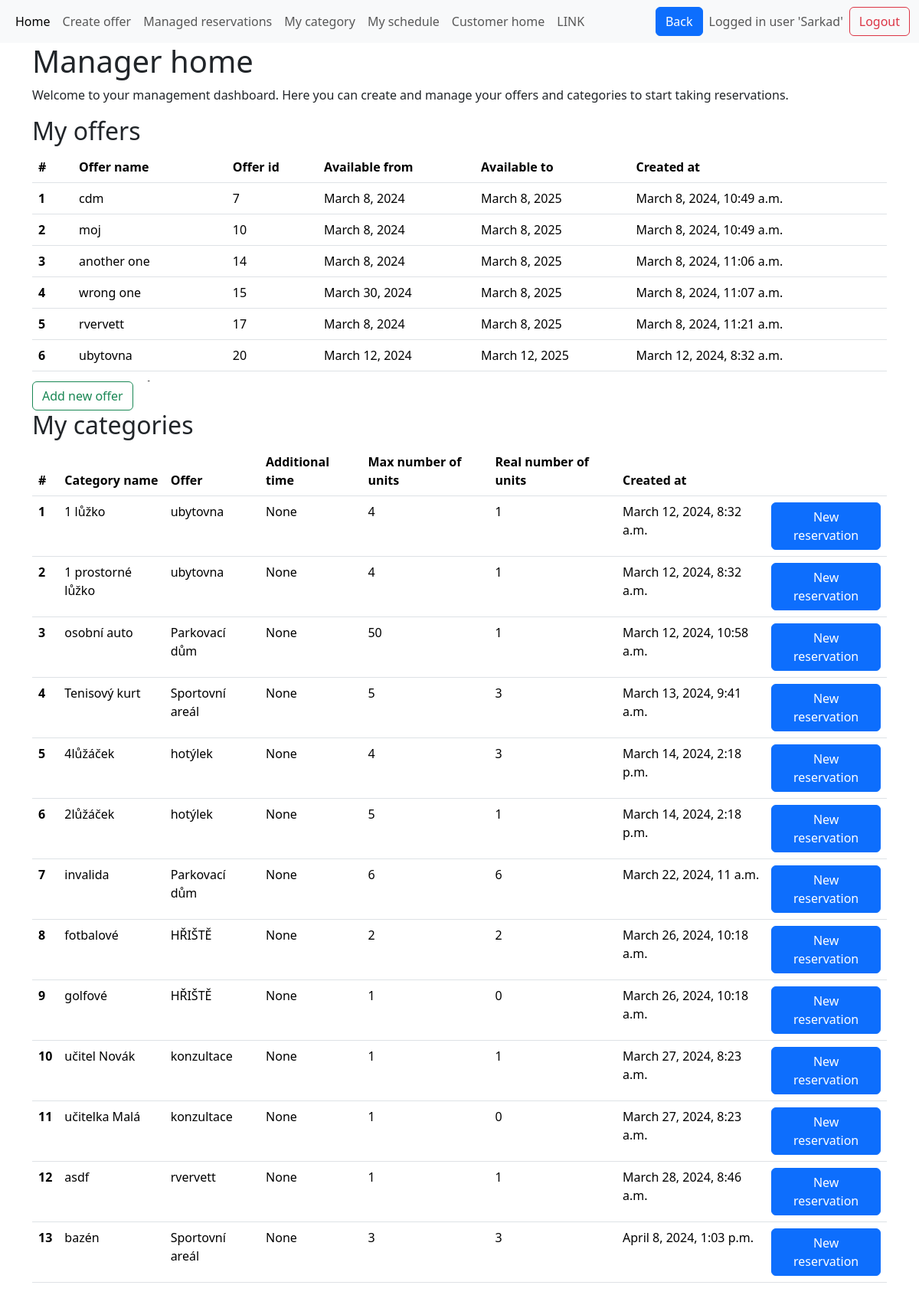
Before: / (signed in) with the older database file.
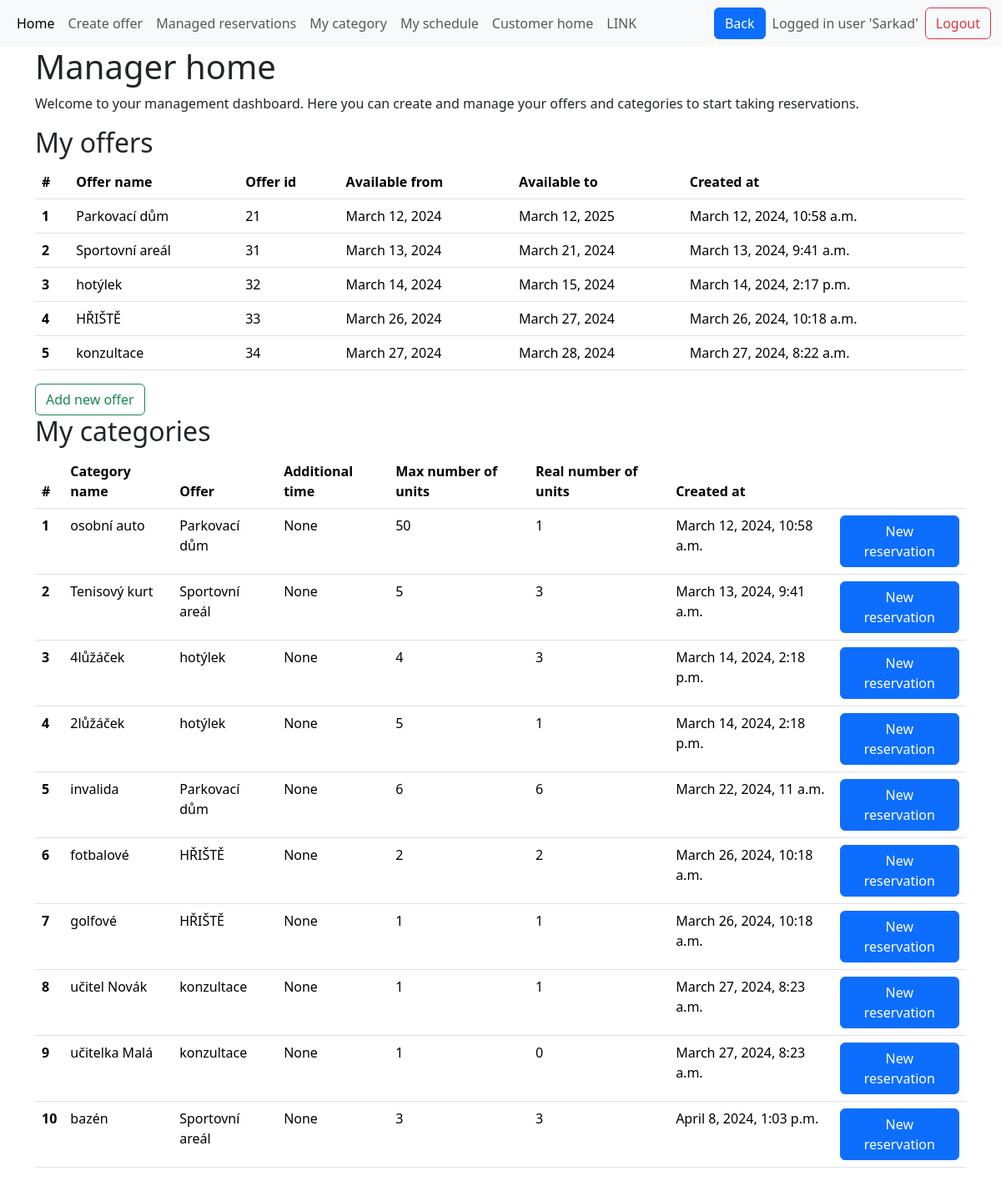
After: the same page with the newer database file.
### base/models.py (models this page shows, shortened)
class Offer(models.Model):
    offer_name = models.CharField(max_length=50)
    available_from = models.DateField(null=True, blank=True)
    available_to = models.DateField(null=True, blank=True)
    created_at = models.DateTimeField(default=timezone.now)
    manager_of_this_offer = models.ForeignKey(
        User, on_delete=models.CASCADE, null=True, blank=True
    )
    def __str__(self):
        return self.offer_name  # rewrites Offer object (x) to its name in admi panel
    class Meta:
        unique_together = (
            "offer_name",
            "manager_of_this_offer",
        )  # there cannot be two same named offers managed by the same user

class Category(models.Model):
    category_name = models.CharField(max_length=50)
    category_description = models.CharField(max_length=1000, null=True, blank=True)
    category_capacity = models.IntegerField(default=1,help_text="How many reservations at one time are possible? e.g.seminar = 20 or parkplace = 1")
    max_simultneous_reservations = models.IntegerField(default=1)
    additional_time = models.DurationField(null=True, blank=True,default=0)
    count_of_units = models.IntegerField(default=1,help_text="How many units are there in this category? e.g. 5 parkplaces for disabled people")
    created_at = models.DateTimeField(default=timezone.now)
    unit_names = models.JSONField(default=list) # list of unit names
    opening_time = models.TimeField(default=datetime.time(0, 0))
    closing_time = models.TimeField(default=datetime.time(23, 59,59)) #TODO 24:00 and default values 9:23-9:23
    belongs_to_offer = models.ForeignKey(Offer, on_delete=models.CASCADE)
    category_pricing = models.ForeignKey(Pricing, on_delete=models.CASCADE, null=True)
    def get_unit_count(self):
        return self.unit_set.count()

### base/views.py (the view)
# urls.py: path('',views.manager_home, name='manager_home' ),
@login_required  # If a user is not logged in, Django will redirect them to the login page.
def manager_home(request):
    offers = Offer.objects.filter(
        manager_of_this_offer=request.user
    )  # only offers of this user
    form = forms.ReservationForm()
    category_ids = offers.values_list(
        "category", flat=True
    ).distinct()  # only categories of this user
    categories = models.Category.objects.filter(id__in=category_ids)
    return render(
        request,
        "manager_home.html",
        context={
            "form": form,
            "offers": offers,
            "categories": categories,
        },
    )

### templates/manager_home.html (shortened to what this page needs)
{% extends 'main.html' %}
{% load crispy_forms_tags %}
{% load static %}
{% block content %}
<div class="container-md">
    <h1> Manager home </h1>
    <p>Welcome to your management dashboard. Here you can create and manage your offers and categories to start taking reservations.</p>
    <h2>My offers</h2>
    {% if offers %}
    <div class="table-responsive" style="max-height: 300px; overflow-y: auto;">
        <table class="table table-hover">
            <thead>
                <tr>
                    <th scope="col">#</th>
                    <th scope="col">Offer name</th>
                    <th scope="col">Offer id</th>
                    <th scope="col">Available from</th>
                    <th scope="col">Available to</th>
                    <th scope="col">Created at</th>
                </tr>
            </thead>
            <tbody>
                {% for offer in offers %}
                <tr class="clickable-row" onclick="location.href='{% url 'offer_detail' offer.id %}'"
                    style="cursor: pointer;" title="Click to view offer detail">
                    <th scope="row">{{ forloop.counter }}</th>
                    <td>{{ offer.offer_name }} </td>
                    <td>{{ offer.id }} </td>
                    <td>{{ offer.available_from }} </td>
                    <td>{{ offer.available_to }} </td>
                    <td>{{ offer.created_at }} </td>
                </tr>
                {% endfor %}
            </tbody>
        </table>
    </div>
    <a href="{% url 'create_offer' %}" class="btn btn-outline-success " id="addrow">Add new offer</a>
    {% else %}
    <p>You do not have any offers yet. Start by creating your first offer to make your services available for booking.</p>
    <a href="{% url 'create_offer' %}" class="btn btn-success" id="addrow">Create your first Offer</a>
    {% endif %}
    <h2>My categories</h2>
    {% if categories %}
    <table class="table table-hover">
        <thead>
            <tr>
                <th scope="col">#</th>
                <th scope="col">Category name</th>
                <th scope="col">Offer</th>
                <th scope="col">Additional time</th>
                <th scope="col">Max number of units</th>
                <th scope="col">Real number of units</th>
                <th scope="col">Created at</th>
                <th scope="col"> </th>
            </tr>
        </thead>
        <tbody>
            {% for category in categories %}
            <tr class="clickable-row" style="cursor: pointer;" title="Click to edit category"
                onclick="location.href='{% url 'edit_category' category.belongs_to_offer.id category.id %}'">
                <th scope="row">{{ forloop.counter }}</th>
                <td>{{ category.category_name }} </td>
                <td>{{ category.belongs_to_offer }} </td>
                <td>{{ category.additional_time }} </td>
                <td>{{ category.count_of_units }} </td>
                <td>{{ category.get_unit_count }} </td>
                <td>{{ category.created_at }} </td>
                <td> <button class="btn btn-primary btn-reservation-calendar"
                        data-offer-id="{{ category.belongs_to_offer.id }}" data-category-id="{{ category.id }}">New
                        reservation</button>
                </td>
            </tr>
            {% endfor %}
        </tbody>
    </table>
    {% else %}
    <p>You do not have any categories. Begin by creating categories for your offers to organize them better. </p>
        <p>Each category can represent a different type of service or reservation slot you offer.</p>
    <p>Categories can be created from the offer detail page once you have offers set up.</p>
    {% endif %}
</div>
{% endblock %}

Changed rows visible on the page:
removed Offer: offer_name "cdm", id "7", available_from "March 8, 2024", available_to "March 8, 2025", created_at "March 8, 2024, 10:49 a.m."
removed Offer: offer_name "moj", id "10", available_from "March 8, 2024", available_to "March 8, 2025", created_at "March 8, 2024, 10:49 a.m."
removed Offer: offer_name "another one", id "14", available_from "March 8, 2024", available_to "March 8, 2025", created_at "March 8, 2024, 11:06 a.m."
removed Offer: offer_name "wrong one", id "15", available_from "March 30, 2024", available_to "March 8, 2025", created_at "March 8, 2024, 11:07 a.m."
removed Offer: offer_name "rvervett", id "17", available_from "March 8, 2024", available_to "March 8, 2025", created_at "March 8, 2024, 11:21 a.m."
removed Offer: offer_name "ubytovna", id "20", available_from "March 12, 2024", available_to "March 12, 2025", created_at "March 12, 2024, 8:32 a.m."
removed Category: category_name "1 lůžko", belongs_to_offer "ubytovna", additional_time "None", count_of_units "4", get_unit_count "1", created_at "March 12, 2024, 8:32 a.m."
removed Category: category_name "1 prostorné lůžko", belongs_to_offer "ubytovna", additional_time "None", count_of_units "4", get_unit_count "1", created_at "March 12, 2024, 8:32 a.m."
removed Category: category_name "asdf", belongs_to_offer "rvervett", additional_time "None", count_of_units "1", get_unit_count "1", created_at "March 28, 2024, 8:46 a.m."
now on this page (row unchanged): Offer: offer_name "Parkovací dům", id "21", available_from "March 12, 2024", available_to "March 12, 2025", created_at "March 12, 2024, 10:58 a.m."
now on this page (row unchanged): Offer: offer_name "Sportovní areál", id "31", available_from "March 13, 2024", available_to "March 21, 2024", created_at "March 13, 2024, 9:41 a.m."
now on this page (row unchanged): Offer: offer_name "hotýlek", id "32", available_from "March 14, 2024", available_to "March 15, 2024", created_at "March 14, 2024, 2:17 p.m."
now on this page (row unchanged): Offer: offer_name "HŘIŠTĚ", id "33", available_from "March 26, 2024", available_to "March 27, 2024", created_at "March 26, 2024, 10:18 a.m."
now on this page (row unchanged): Offer: offer_name "konzultace", id "34", available_from "March 27, 2024", available_to "March 28, 2024", created_at "March 27, 2024, 8:22 a.m."
changed Category "golfové": get_unit_count "0" → "1"
